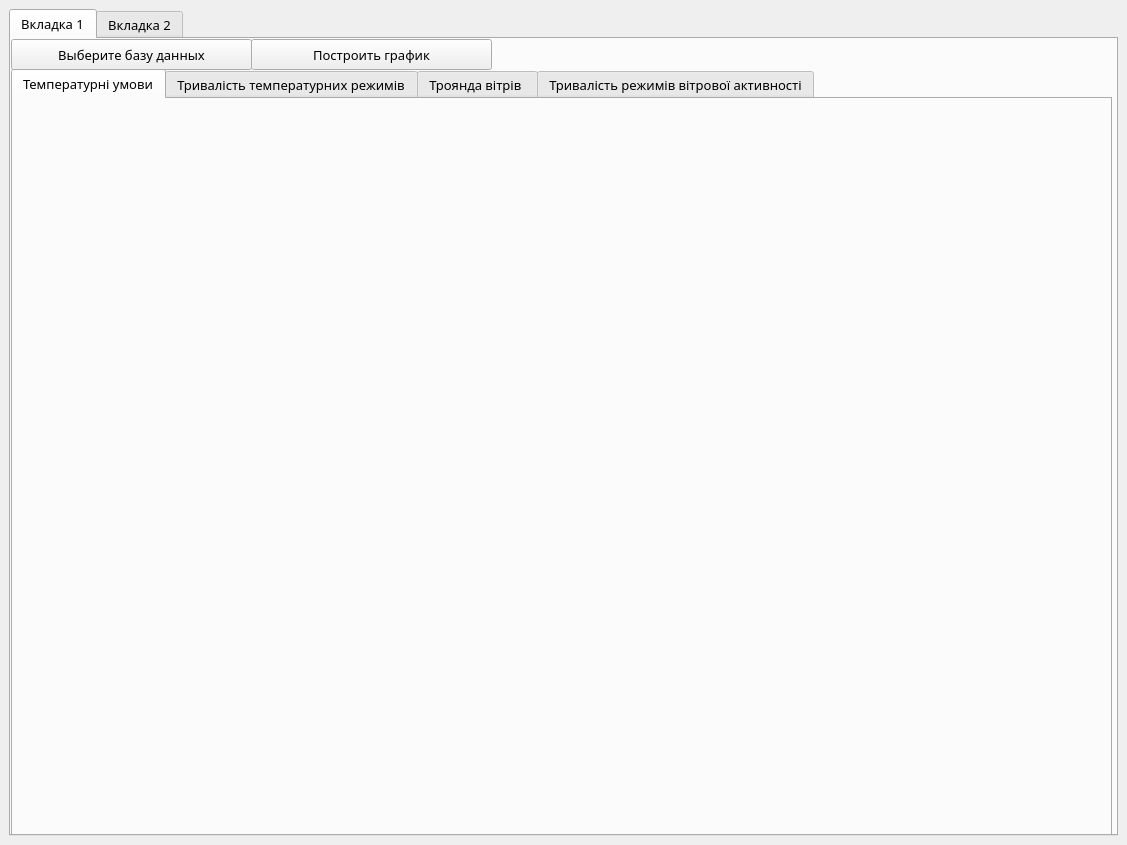
<?xml version="1.0" encoding="UTF-8"?>
<ui version="4.0">
 <class>MainWindow</class>
 <widget class="QMainWindow" name="MainWindow">
  <property name="geometry">
   <rect>
    <x>0</x>
    <y>0</y>
    <width>1127</width>
    <height>845</height>
   </rect>
  </property>
  <property name="windowTitle">
   <string>MainWindow</string>
  </property>
  <widget class="QWidget" name="centralwidget">
   <layout class="QVBoxLayout" name="verticalLayout">
    <item>
     <widget class="QTabWidget" name="tabWidget">
      <property name="font">
       <font>
        <family>MS Reference Sans Serif</family>
        <pointsize>10</pointsize>
        <weight>50</weight>
        <bold>false</bold>
       </font>
      </property>
      <property name="currentIndex">
       <number>0</number>
      </property>
      <widget class="QWidget" name="tab_1">
       <attribute name="title">
        <string>Вкладка 1</string>
       </attribute>
       <widget class="QTabWidget" name="EnterBD">
        <property name="geometry">
         <rect>
          <x>0</x>
          <y>30</y>
          <width>1101</width>
          <height>791</height>
         </rect>
        </property>
        <property name="currentIndex">
         <number>0</number>
        </property>
        <widget class="QWidget" name="tab_1">
         <attribute name="title">
          <string>Температурні умови</string>
         </attribute>
         <widget class="QWidget" name="widget" native="true">
          <property name="geometry">
           <rect>
            <x>-1</x>
            <y>-1</y>
            <width>1101</width>
            <height>731</height>
           </rect>
          </property>
         </widget>
        </widget>
        <widget class="QWidget" name="tab_2">
         <attribute name="title">
          <string>Тривалість температурних режимів</string>
         </attribute>
         <widget class="QWidget" name="widget_2" native="true">
          <property name="geometry">
           <rect>
            <x>0</x>
            <y>0</y>
            <width>1101</width>
            <height>731</height>
           </rect>
          </property>
         </widget>
        </widget>
        <widget class="QWidget" name="tab_3">
         <attribute name="title">
          <string>Троянда вітрів </string>
         </attribute>
         <widget class="QWidget" name="widget_3" native="true">
          <property name="geometry">
           <rect>
            <x>0</x>
            <y>0</y>
            <width>1101</width>
            <height>731</height>
           </rect>
          </property>
         </widget>
        </widget>
        <widget class="QWidget" name="tab_4">
         <attribute name="title">
          <string>Тривалість режимів вітрової активності</string>
         </attribute>
         <widget class="QWidget" name="widget_4" native="true">
          <property name="geometry">
           <rect>
            <x>0</x>
            <y>0</y>
            <width>1101</width>
            <height>741</height>
           </rect>
          </property>
         </widget>
        </widget>
       </widget>
       <widget class="QPushButton" name="EnterBD_2">
        <property name="geometry">
         <rect>
          <x>0</x>
          <y>0</y>
          <width>241</width>
          <height>31</height>
         </rect>
        </property>
        <property name="text">
         <string>Выберите базу данных</string>
        </property>
       </widget>
       <widget class="QPushButton" name="Button1">
        <property name="geometry">
         <rect>
          <x>240</x>
          <y>0</y>
          <width>241</width>
          <height>31</height>
         </rect>
        </property>
        <property name="text">
         <string>Построить график</string>
        </property>
       </widget>
      </widget>
      <widget class="QWidget" name="tab_2">
       <attribute name="title">
        <string>Вкладка 2</string>
       </attribute>
      </widget>
     </widget>
    </item>
   </layout>
  </widget>
 </widget>
 <resources/>
 <connections/>
</ui>
